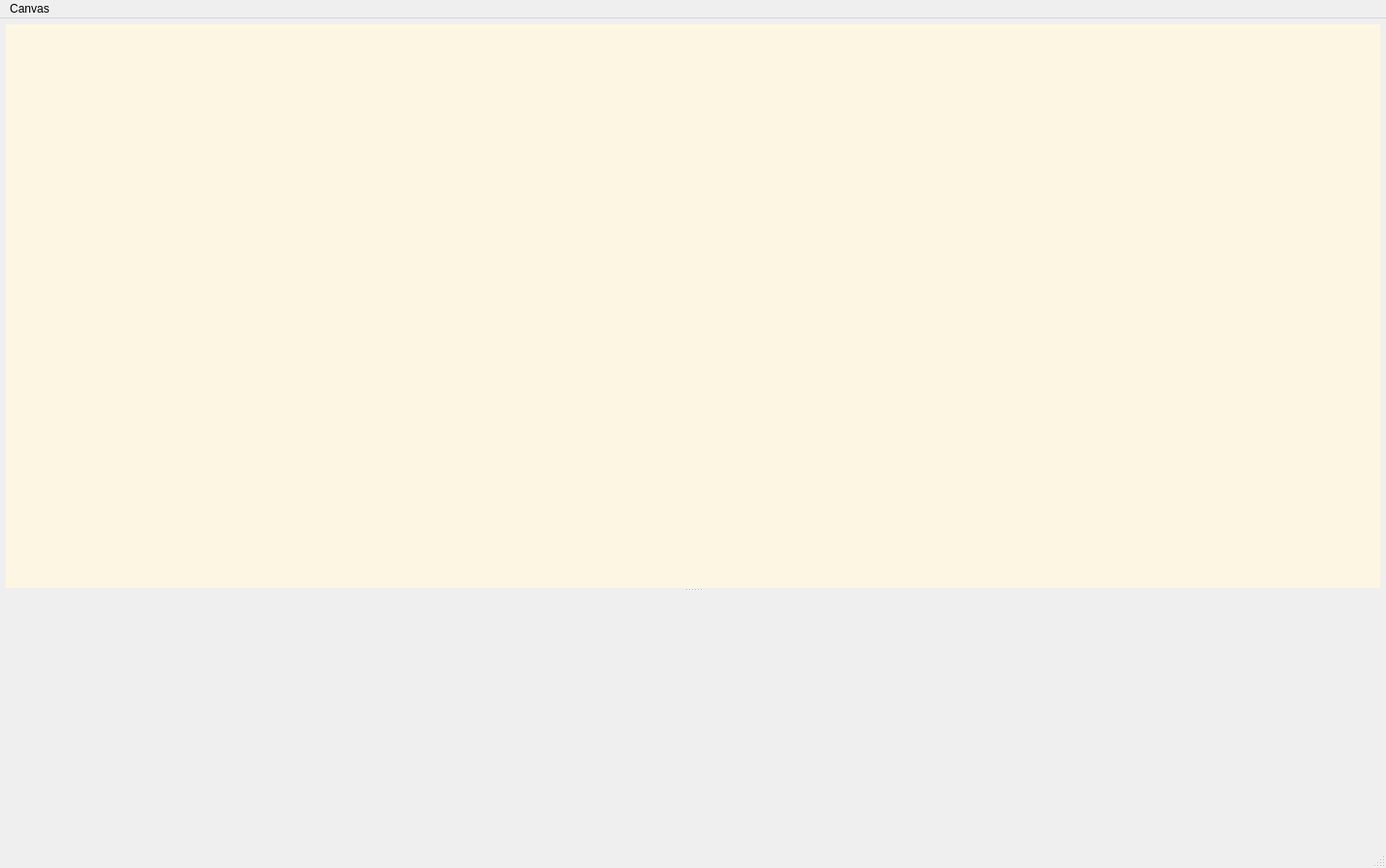
<?xml version="1.0" encoding="UTF-8"?>
<ui version="4.0">
 <class>CMainWindow</class>
 <widget class="QMainWindow" name="CMainWindow">
  <property name="geometry">
   <rect>
    <x>0</x>
    <y>0</y>
    <width>1426</width>
    <height>893</height>
   </rect>
  </property>
  <property name="windowTitle">
   <string>MainWindow</string>
  </property>
  <widget class="QWidget" name="centralwidget">
   <layout class="QVBoxLayout" name="verticalLayout">
    <property name="leftMargin">
     <number>6</number>
    </property>
    <property name="topMargin">
     <number>6</number>
    </property>
    <property name="rightMargin">
     <number>6</number>
    </property>
    <property name="bottomMargin">
     <number>6</number>
    </property>
    <item>
     <widget class="QSplitter" name="splitter">
      <property name="orientation">
       <enum>Qt::Vertical</enum>
      </property>
      <widget class="CCanvas" name="_canvas" native="true">
       <property name="sizePolicy">
        <sizepolicy hsizetype="Preferred" vsizetype="Preferred">
         <horstretch>0</horstretch>
         <verstretch>0</verstretch>
        </sizepolicy>
       </property>
       <property name="minimumSize">
        <size>
         <width>512</width>
         <height>256</height>
        </size>
       </property>
       <property name="baseSize">
        <size>
         <width>512</width>
         <height>256</height>
        </size>
       </property>
       <property name="styleSheet">
        <string notr="true">background-color: #fdf6e3;</string>
       </property>
      </widget>
      <widget class="CControls" name="_controls" native="true">
       <property name="sizePolicy">
        <sizepolicy hsizetype="Preferred" vsizetype="MinimumExpanding">
         <horstretch>0</horstretch>
         <verstretch>0</verstretch>
        </sizepolicy>
       </property>
       <property name="minimumSize">
        <size>
         <width>512</width>
         <height>256</height>
        </size>
       </property>
       <property name="maximumSize">
        <size>
         <width>16777215</width>
         <height>256</height>
        </size>
       </property>
       <property name="baseSize">
        <size>
         <width>512</width>
         <height>256</height>
        </size>
       </property>
      </widget>
     </widget>
    </item>
   </layout>
  </widget>
  <widget class="QMenuBar" name="menubar">
   <property name="geometry">
    <rect>
     <x>0</x>
     <y>0</y>
     <width>1426</width>
     <height>22</height>
    </rect>
   </property>
   <property name="nativeMenuBar">
    <bool>true</bool>
   </property>
   <widget class="QMenu" name="menuCanvas">
    <property name="title">
     <string>Canvas</string>
    </property>
    <addaction name="_actReset"/>
   </widget>
   <addaction name="menuCanvas"/>
  </widget>
  <widget class="QStatusBar" name="statusbar"/>
  <action name="_actReset">
   <property name="text">
    <string>Reset</string>
   </property>
  </action>
  <action name="_actDelete">
   <property name="text">
    <string>Delete</string>
   </property>
   <property name="shortcut">
    <string>Del</string>
   </property>
  </action>
 </widget>
 <customwidgets>
  <customwidget>
   <class>CCanvas</class>
   <extends>QWidget</extends>
   <header location="global">Canvas.hpp</header>
   <container>1</container>
  </customwidget>
  <customwidget>
   <class>CControls</class>
   <extends>QWidget</extends>
   <header location="global">Controls.hpp</header>
   <container>1</container>
  </customwidget>
 </customwidgets>
 <resources/>
 <connections/>
</ui>
